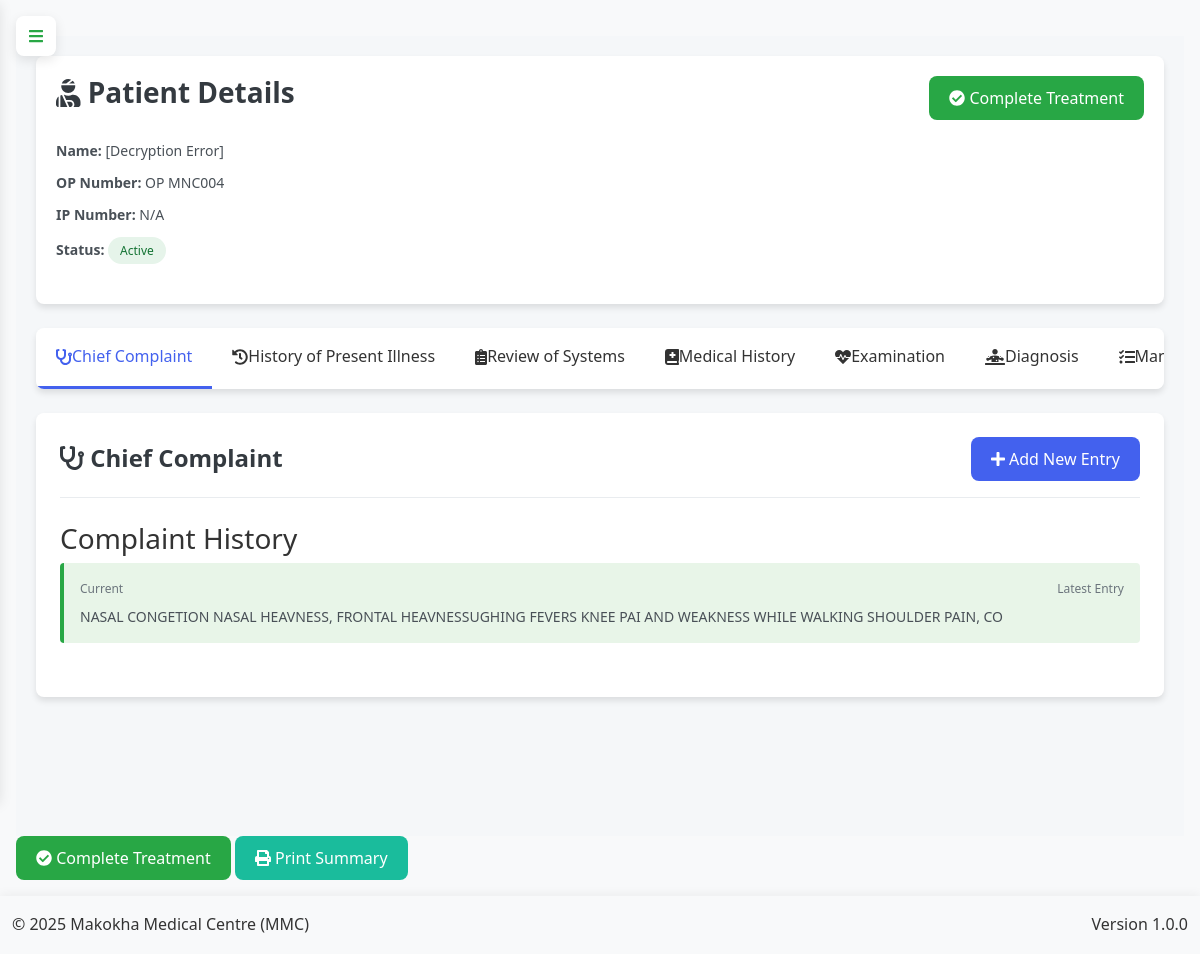
/doctor/patient/6 (signed in), run on the app's committed database.
### app.py (models this page shows, shortened)
class Patient(db.Model):
    id = db.Column(db.Integer, primary_key=True)
    op_number = db.Column(db.String(20), unique=True, nullable=True)
    ip_number = db.Column(db.String(20), unique=True, nullable=True)
    name = db.Column(db.String(100), nullable=True)  # encrypted
    age = db.Column(db.Integer, nullable=True)
    gender = db.Column(db.String(10), nullable=True)
    address = db.Column(db.String(200), nullable=True)  # encrypted
    phone = db.Column(db.String(20), nullable=True)  # encrypted
    destination = db.Column(db.String(100), nullable=True)
    occupation = db.Column(db.String(100), nullable=True)  # encrypted
    religion = db.Column(db.String(100), nullable=True)
    nok_name = db.Column(db.String(100), nullable=True)  # encrypted
    nok_contact = db.Column(db.String(20), nullable=True)  # encrypted
    tca = db.Column(db.Date, nullable=True)
    date_of_admission = db.Column(db.Date, nullable=True)
    status = db.Column(db.String(20), default='active', nullable=True)
    chief_complaint = db.Column(db.Text, nullable=True)
    history_present_illness = db.Column(db.Text, nullable=True)
    ai_assistance_enabled = db.Column(db.Boolean, default=False)
    ai_diagnosis = db.Column(db.Text)
    ai_treatment_recommendations = db.Column(db.Text)
    ai_last_updated = db.Column(db.DateTime)
    ai_confidence_score = db.Column(db.Float)  # 0-1 scale for diagnosis confidence
    created_at = db.Column(db.DateTime, default=datetime.utcnow)
    updated_at = db.Column(db.DateTime, default=datetime.utcnow, onupdate=datetime.utcnow)
    reviews = db.relationship('PatientReviewSystem', backref='patient', lazy=True)
    histories = db.relationship('PatientHistory', backref='patient', lazy=True)
    examinations = db.relationship('PatientExamination', backref='patient', lazy=True)
    diagnoses = db.relationship('PatientDiagnosis', backref='patient', lazy=True)
    management = db.relationship('PatientManagement', backref='patient', lazy=True)
    lab_requests = db.relationship('LabRequest', backref='patient', lazy=True)
    imaging_requests = db.relationship('ImagingRequest', backref='patient', lazy=True)
    @property
    def decrypted_name(self):
        if not self.name:
            return None
        try:
            return Config.decrypt_data_static(self.name)
        except Exception:
            return "[Decryption Error]"

### app.py (the view, shortened to what this page needs)
@app.route('/doctor/patient/<int:patient_id>', methods=['GET', 'POST'])
@login_required
def doctor_patient_details(patient_id):
    if current_user.role != 'doctor':
        flash('Unauthorized access', 'danger')
        return redirect(url_for('home'))
    patient = db.session.get(Patient, patient_id)
    if not patient:
        flash('Patient not found', 'danger')
        return redirect(url_for('doctor_patients'))
    drugs = Drug.query.filter(Drug.remaining_quantity > 0).all()
    services = Service.query.all()
    review_systems = PatientReviewSystem.query.filter_by(patient_id=patient.id).first()
    history = PatientHistory.query.filter_by(patient_id=patient.id).first()
    examination = PatientExamination.query.filter_by(patient_id=patient.id).first()
    diagnosis = PatientDiagnosis.query.filter_by(patient_id=patient.id).first()
    management = PatientManagement.query.filter_by(patient_id=patient.id).first()
    lab_tests = LabTest.query.all()
    imaging_tests = ImagingTest.query.all()
    lab_requests = LabRequest.query.filter_by(patient_id=patient.id).all()
    imaging_requests = ImagingRequest.query.filter_by(patient_id=patient.id).all()
    prescriptions = Prescription.query.filter_by(patient_id=patient.id).options(db.joinedload(Prescription.items).joinedload(PrescriptionItem.drug)).all()
    patient_services = PatientService.query.filter_by(patient_id=patient.id).all()
    return render_template('doctor/patient_details.html',
        patient=patient,
        review_systems=review_systems,
        history=history,
        examination=examination,
        diagnosis=diagnosis,
        management=management,
        lab_tests=lab_tests,
        imaging_tests=imaging_tests,
        lab_requests=lab_requests,
        imaging_requests=imaging_requests,
        prescriptions=prescriptions,
        patient_services=patient_services,
        drugs=drugs,
        services=services
    )

### app.py (called while the page is built, shortened)
@app.before_request
def initialize_data():
    global _first_request
    if not _first_request:
        return

@app.context_processor
def inject_current_date():
    return {'current_date': date.today().strftime('%Y-%m-%d')}

@app.context_processor
def inject_csrf_token():
    return dict(csrf_token=generate_csrf)

@app.context_processor
def utility_processor():
    def decrypt_data(encrypted_data):
        if not encrypted_data:
            return ""
        try:
            return Config.decrypt_data_static(encrypted_data)
        except:
            return "[Decryption Error]"
    return dict(decrypt_data=decrypt_data)

    @hybrid_property
    def remaining_quantity(self):
        return self.stocked_quantity - self.sold_quantity

    @remaining_quantity.expression
    def remaining_quantity(cls):
        return cls.stocked_quantity - cls.sold_quantity

    @login_manager.user_loader
    def load_user(user_id):
        return db.session.get(User, int(user_id))

### config.py (called while the page is built, shortened)
    @classmethod
    def decrypt_data(cls, encrypted_data: Optional[str]) -> str:
        if not encrypted_data or not isinstance(encrypted_data, str):
            return ""
        if not cls.fernet:
            raise RuntimeError("Fernet not initialized. Call Config.init_fernet(app) at startup.")

    @staticmethod
    def decrypt_data_static(encrypted_data: Optional[str]) -> str:
        return Config.decrypt_data(encrypted_data)

### templates/doctor/patient_details.html (shortened to what this page needs)
{% extends "base.html" %}
{% block content %}
<link rel="stylesheet" href="https://cdnjs.cloudflare.com/ajax/libs/font-awesome/6.4.0/css/all.min.css">
<link rel="stylesheet" href="https://cdnjs.cloudflare.com/ajax/libs/animate.css/4.1.1/animate.min.css">
<div class="doctor-patient-container">
    <div class="patient-header">
        <div class="header-content">
            <div class="patient-info">
                <h1><i class="fas fa-user-injured"></i> Patient Details</h1>
                <div class="patient-details">
                    <div class="detail-item">
                        <strong>Name:</strong> {{ patient.decrypted_name }}
                    </div>
                    <div class="detail-item">
                        <strong>OP Number:</strong> {{ patient.op_number or 'N/A' }}
                    </div>
                    <div class="detail-item">
                        <strong>IP Number:</strong> {{ patient.ip_number or 'N/A' }}
                    </div>
                    <div class="detail-item">
                        <strong>Status:</strong>
                        <span class="status-badge {% if patient.status == 'active' %}status-active{% else %}status-completed{% endif %}">
                            {{ patient.status|title }}
                        </span>
                    </div>
                </div>
            </div>
            <div class="patient-actions">
                {% if patient.status == 'active' %}
                <form method="POST" class="inline-form">
                    <button type="submit" class="btn btn-success">
                        <i class="fas fa-check-circle"></i> Complete Treatment
                    </button>
                </form>
                {% endif %}
            </div>
        </div>
    </div>
    <div class="navigation-tabs">
        <div class="tab active" data-tab="chief-complaint">
            <i class="fas fa-stethoscope"></i>
            <span>Chief Complaint</span>
        </div>
        <div class="tab" data-tab="hpi">
            <i class="fas fa-history"></i>
            <span>History of Present Illness</span>
        </div>
        <div class="tab" data-tab="review-systems">
            <i class="fas fa-clipboard-list"></i>
            <span>Review of Systems</span>
        </div>
        <div class="tab" data-tab="history">
            <i class="fas fa-book-medical"></i>
            <span>Medical History</span>
        </div>
        <div class="tab" data-tab="examination">
            <i class="fas fa-heartbeat"></i>
            <span>Examination</span>
        </div>
        <div class="tab" data-tab="diagnosis">
            <i class="fas fa-diagnoses"></i>
            <span>Diagnosis</span>
        </div>
        <div class="tab" data-tab="management">
            <i class="fas fa-tasks"></i>
            <span>Management</span>
        </div>
    </div>
    <div class="tab-content active" id="chief-complaint-tab">
        <div class="section-header">
            <h2><i class="fas fa-stethoscope"></i> Chief Complaint</h2>
            <button class="btn btn-primary" onclick="doctorPatient.openChiefComplaintModal()">
                <i class="fas fa-plus"></i> Add New Entry
            </button>
        </div>
        <div class="complaint-history">
            <h3>Complaint History</h3>
            {% if patient.chief_complaint %}
                <div class="complaint-entry current">
                    <div class="complaint-header">
                        <span class="complaint-date">Current</span>
                        <span class="complaint-author">Latest Entry</span>
                    </div>
                    <div class="complaint-content">
                        {{ patient.chief_complaint }}
                    </div>
                </div>
            {% endif %}
        </div>
    </div>
</div>
<div class="patient-actions">
    {% if patient.status == 'active' %}
    <form method="POST" class="inline-form">
        <button type="submit" class="btn btn-success">
            <i class="fas fa-check-circle"></i> Complete Treatment
        </button>
    </form>
    {% endif %}
    <button class="btn btn-info" onclick="printPatientSummary()">
        <i class="fas fa-print"></i> Print Summary
    </button>
</div>
{% endblock %}

### static/css/style.css (style rules this page uses)
:root { --primary-color: #3498db; --secondary-color: #2980b9; --success-color: #2ecc71; --danger-color: #e74c3c; --warning-color: #f39c12; --info-color: #1abc9c; --light-color: #ecf0f1; --dark-color: #2c3e50; --gray-color: #95a5a6; --white-color: #ffffff; --black-color: #000000; --sidebar-width: 250px; --sidebar-collapsed-width: 0; --top-bar-height: 60px; --shadow: 0 2px 10px rgba(0, 0, 0, 0.1); --transition: all 0.3s ease; }
* { margin: 0; padding: 0; box-sizing: border-box; font-family: 'Segoe UI', Tahoma, Geneva, Verdana, sans-serif; }
.btn { position: relative; z-index: auto; }
body { background-color: #f5f6fa; color: #333; line-height: 1.6; overflow-x: hidden; }
button, input, select, textarea { font-family: inherit; font-size: inherit; }
.btn { display: inline-block; padding: 8px 16px; border: none; border-radius: 4px; background-color: var(--primary-color); color: white; cursor: pointer; transition: var(--transition); }
.btn-primary { background-color: var(--primary-color); }
.btn-success { background-color: var(--success-color); }
.btn-info { background-color: var(--info-color); }
.status-badge { display: inline-block; padding: 4px 8px; border-radius: 4px; font-size: 0.8rem; font-weight: 500; color: white; }

### static/css/dashboard.css (style rules this page uses)
.patient-info { display: grid; grid-template-columns: repeat(auto-fill, minmax(250px, 1fr)); gap: 15px; margin-bottom: 20px; }
.tab-content { display: none; }
.tab-content.active { display: block; }

### templates/base.html (style rules this page uses)
:root { --sidebar-width: 260px; --sidebar-collapsed-width: 0px; --primary-color: #0d6efd; --primary-dark: #0a58ca; --secondary-color: #6c757d; --header-height: 60px; --transition-speed: 0.3s; --border-color: rgba(255, 255, 255, 0.1); --table-blue: #0d6efd; --table-white: #ffffff; --hamburger-red: #038d38ff; --hamburger-green: #28a745; --bg-light: #f8f9fa; --text-dark: #212529; --shadow: 0 4px 12px rgba(0, 0, 0, 0.1); --radius: 8px; }
body { background-color: var(--bg-light); font-family: 'Segoe UI', Tahoma, Geneva, Verdana, sans-serif; line-height: 1.6; padding-top: 20px; }
.btn { border-radius: var(--radius); padding: 0.75rem 1.5rem; font-weight: 500; transition: all 0.3s; }
.btn-primary { background-color: var(--primary-color); border-color: var(--primary-color); }

### data on the page
Patient: decrypted_name "[Decryption Error]", op_number "OP MNC004", ip_number "N/A", status "Active", chief_complaint "NASAL CONGETION NASAL HEAVNESS, FRONTAL HEAVNESSUGHING FEVERS KNEE PAI AND WEAKNESS WHILE WALKING SHOULDER PAIN, CO"
